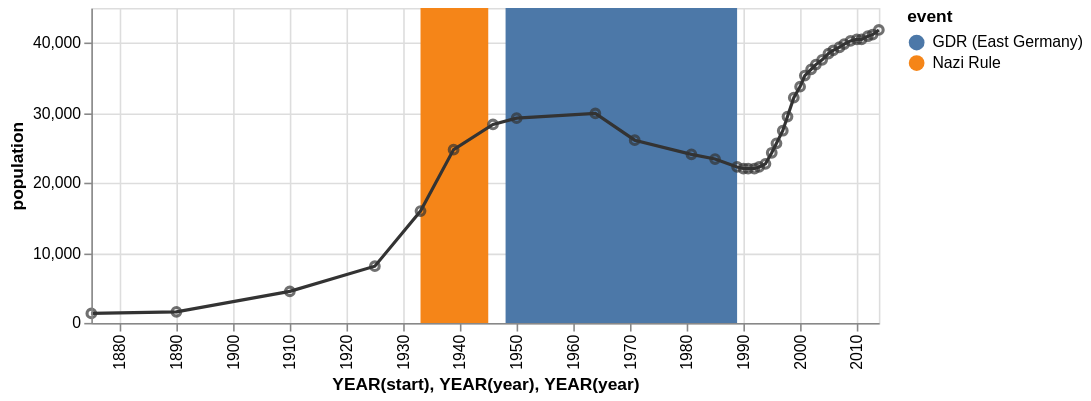

Specify this chart in Vega-Lite:
### Vega specification from a JSON file in a GitHub repository (floating-point values rounded to 4 significant figures)
{"$schema": "https://vega.github.io/schema/vega/v3.0.json", "description": "The population of the German city of Falkensee over time", "autosize": "pad", "padding": 5, "style": "cell", "data": [{"name": "source_0", "values": [{"year": "1875", "population": 1309}, {"year": "1890", "population": 1558}, {"year": "1910", "population": 4512}, {"year": "1925", "population": 8180}, {"year": "1933", "population": 15915}, {"year": "1939", "population": 24824}, {"year": "1946", "population": 28275}, {"year": "1950", "population": 29189}, {"year": "1964", "population": 29881}, {"year": "1971", "population": 26007}, {"year": "1981", "population": 24029}, {"year": "1985", "population": 23340}, {"year": "1989", "population": 22307}, {"year": "1990", "population": 22087}, {"year": "1991", "population": 22139}, {"year": "1992", "population": 22105}, {"year": "1993", "population": 22242}, {"year": "1994", "population": 22801}, {"year": "1995", "population": 24273}, {"year": "1996", "population": 25640}, {"year": "1997", "population": 27393}, {"year": "1998", "population": 29505}, {"year": "1999", "population": 32124}, {"year": "2000", "population": 33791}, {"year": "2001", "population": 35297}, {"year": "2002", "population": 36179}, {"year": "2003", "population": 36829}, {"year": "2004", "population": 37493}, {"year": "2005", "population": 38376}, {"year": "2006", "population": 39008}, {"year": "2007", "population": 39366}, {"year": "2008", "population": 39821}, {"year": "2009", "population": 40179}, {"year": "2010", "population": 40511}, {"year": "2011", "population": 40465}, {"year": "2012", "population": 40905}, {"year": "2013", "population": 41258}, {"year": "2014", "population": 41777}]}, {"name": "source_1", "values": [{"start": "1933", "end": "1945", "event": "Nazi Rule"}, {"start": "1948", "end": "1989", "event": "GDR (East Germany)"}]}, {"name": "data_0", "source": "source_0", "transform": [{"type": "formula", "expr": "timeParse(datum[\"year\"],'%Y')", "as": "year"}]}, {"name": "data_1", "source": "data_0", "transform": [{"type": "formula", "expr": "toDate(datum[\"year\"])", "as": "year"}, {"type": "formula", "expr": "toNumber(datum[\"population\"])", "as": "population"}, {"type": "filter", "expr": "datum[\"year\"] !== null && !isNaN(datum[\"year\"]) && datum[\"population\"] !== null && !isNaN(datum[\"population\"])"}, {"type": "formula", "as": "year_year", "expr": "datetime(year(datum[\"year\"]), 0, 1, 0, 0, 0, 0)"}]}, {"name": "data_2", "source": "data_0", "transform": [{"type": "formula", "expr": "toDate(datum[\"year\"])", "as": "year"}, {"type": "formula", "expr": "toNumber(datum[\"population\"])", "as": "population"}, {"type": "filter", "expr": "datum[\"year\"] !== null && !isNaN(datum[\"year\"]) && datum[\"population\"] !== null && !isNaN(datum[\"population\"])"}, {"type": "formula", "as": "year_year", "expr": "datetime(year(datum[\"year\"]), 0, 1, 0, 0, 0, 0)"}]}, {"name": "data_3", "source": "source_1", "transform": [{"type": "formula", "expr": "timeParse(datum[\"start\"],'%Y')", "as": "start"}, {"type": "formula", "expr": "timeParse(datum[\"end\"],'%Y')", "as": "end"}, {"type": "filter", "expr": "datum[\"start\"] !== null && !isNaN(datum[\"start\"])"}, {"type": "formula", "as": "year_start", "expr": "datetime(year(datum[\"start\"]), 0, 1, 0, 0, 0, 0)"}, {"type": "formula", "as": "year_end", "expr": "datetime(year(datum[\"end\"]), 0, 1, 0, 0, 0, 0)"}]}], "signals": [{"name": "width", "update": "500"}, {"name": "height", "update": "200"}], "marks": [{"name": "layer_0_marks", "type": "rect", "style": ["rect"], "from": {"data": "data_3"}, "encode": {"update": {"x": {"scale": "x", "field": "year_start"}, "x2": {"scale": "x", "field": "year_end"}, "y": {"value": 0}, "y2": {"field": {"group": "height"}}, "fill": {"scale": "color", "field": "event"}}}}, {"name": "layer_1_marks", "type": "line", "style": ["line"], "sort": {"field": "datum[\"year_year\"]", "order": "descending"}, "from": {"data": "data_1"}, "encode": {"update": {"x": {"scale": "x", "field": "year_year"}, "y": {"scale": "y", "field": "population"}, "stroke": {"value": "#333"}}}}, {"name": "layer_2_marks", "type": "symbol", "role": "point", "style": ["point"], "from": {"data": "data_2"}, "encode": {"update": {"x": {"scale": "x", "field": "year_year"}, "y": {"scale": "y", "field": "population"}, "stroke": {"value": "#333"}, "fill": {"value": "transparent"}, "opacity": {"value": 0.7}}}}], "scales": [{"name": "x", "type": "time", "domain": {"fields": [{"data": "data_3", "field": "year_start"}, {"data": "data_3", "field": "year_end"}, {"data": "data_1", "field": "year_year"}, {"data": "data_2", "field": "year_year"}], "sort": true}, "range": [0, {"signal": "width"}], "round": true, "nice": "year"}, {"name": "color", "type": "ordinal", "domain": {"data": "data_3", "field": "event", "sort": true}, "range": "category"}, {"name": "y", "type": "linear", "domain": {"fields": [{"data": "data_1", "field": "population"}, {"data": "data_2", "field": "population"}], "sort": true}, "range": [{"signal": "height"}, 0], "round": true, "nice": true, "zero": true}], "axes": [{"scale": "x", "labelOverlap": true, "orient": "bottom", "tickCount": {"signal": "ceil(width/40)"}, "title": "YEAR(start), YEAR(year), YEAR(year)", "zindex": 1, "encode": {"labels": {"update": {"text": {"signal": "timeFormat(datum.value, '%Y')"}, "angle": {"value": 270}, "align": {"value": "right"}, "baseline": {"value": "middle"}}}}}, {"scale": "x", "domain": false, "grid": true, "labels": false, "maxExtent": 0, "minExtent": 0, "orient": "bottom", "tickCount": {"signal": "ceil(width/40)"}, "ticks": false, "zindex": 0, "gridScale": "y"}, {"scale": "y", "labelOverlap": true, "orient": "left", "tickCount": {"signal": "ceil(height/40)"}, "title": "population", "zindex": 1}, {"scale": "y", "domain": false, "grid": true, "labels": false, "maxExtent": 0, "minExtent": 0, "orient": "left", "tickCount": {"signal": "ceil(height/40)"}, "ticks": false, "zindex": 0, "gridScale": "x"}], "legends": [{"fill": "color", "title": "event"}], "config": {"axis": {"domainColor": "#888", "tickColor": "#888"}, "axisY": {"minExtent": 30}}}
